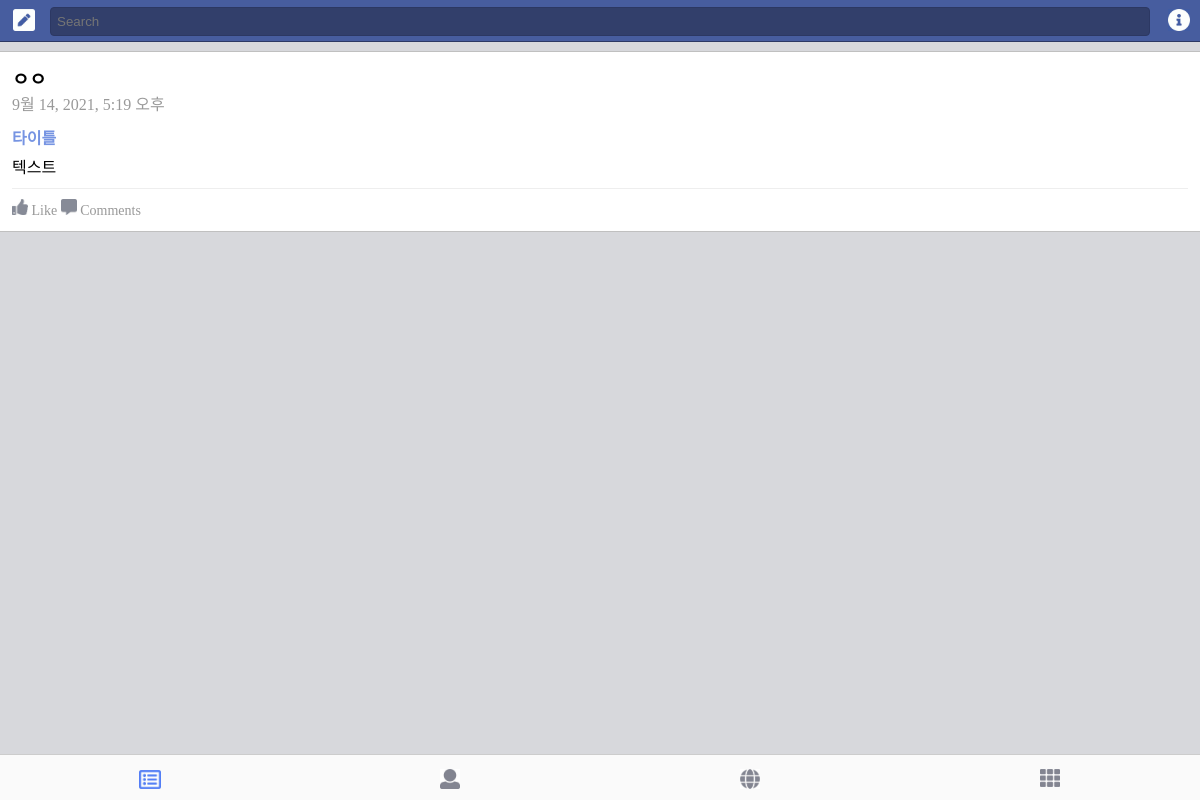
The app's page /feed/3/, older data.
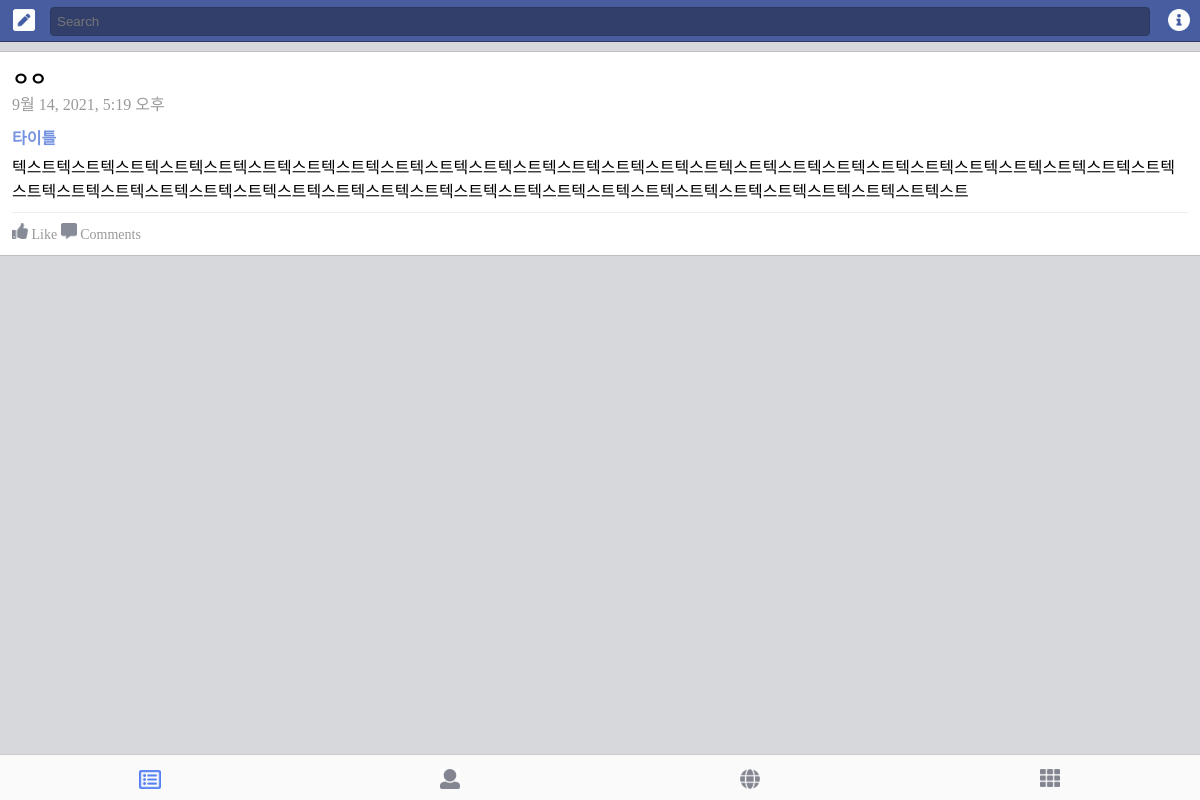
The same page, newer data.
### facebook/models.py (models this page shows, shortened)
class Article(models.Model):
    author = models.CharField(max_length=120)
    title = models.CharField(max_length=120)
    text = models.TextField()
    password = models.CharField(max_length=120)
    created_at = models.DateTimeField(auto_now_add=True)

### facebook/views.py (the view)
# urls.py: path('feed/<pk>/', detail_feed),
def detail_feed(request, pk):
    article = Article.objects.get(pk=pk)
    return render(request, 'detail_feed.html', {'feed': article})

### facebook/templates/detail_feed.html (shortened to what this page needs)
<html>
<head>
</head>
<body>
    <div class="header">
        <div class="btn1"><img src="/static/ic_pencil.jpg" width="22px" style="margin: 9px 0 0 13px"></div>
        <div class="search">
            <input type="text" class="searchbar" placeholder="Search">
        </div>
        <div class="btn2"><img src="/static/ic_info.jpg" width="22px" style="margin: 9px 0 0 13px"></div>
    </div>
    <div class="container">
        <div class="feed">
            <h3 class="name">{{ feed.author }}</h3>
            <div class="date">{{ feed.created_at }}</div>
            <a class="title">{{ feed.title }}</a>
            <p class="content">{{ feed.text }}</p>
            <div class="accessory">
                <img src="/static/ic_like.jpg" width="16px"> Like
                <a class="comments"><img src="/static/ic_comment.jpg" width="16px"> Comments</a>
            </div>
        </div>
    </div>
    <div class="footer">
        <div class="tab1"><img src="/static/ic_feed.jpg" width="22px" style="margin-top: 15px"></div>
        <div class="tab2"><img src="/static/ic_person.jpg" width="20px" style="margin-top: 14px"></div>
        <div class="tab3"><img src="/static/ic_globe.jpg" width="20px" style="margin-top: 14px"></div>
        <div class="tab3"><img src="/static/ic_etc.jpg" width="20px" style="margin-top: 14px"></div>
    </div>
</body>
</html>

Row changes from the older to the newer data that the page shows:
changed Article "ㅇㅇ": text "텍스트" → "텍스트텍스트텍스트텍스트텍스트텍스트텍스트텍스트텍스트텍스트텍스트텍스트텍스트텍스트텍스트텍스트텍스트텍스트텍스트텍스트텍스트텍스트텍스트텍스트텍스트텍스트텍스트텍스트텍스트텍스트텍스트텍스트텍스트텍스트텍스트텍스트텍스트텍스트텍스트텍스트텍스트텍스트텍스트텍스트텍스트텍스트텍스트텍스트"
